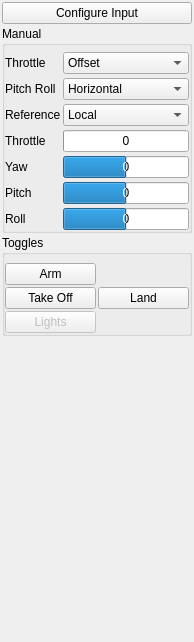
<?xml version="1.0" encoding="UTF-8"?>
<ui version="4.0">
 <class>Input_Widget</class>
 <widget class="QWidget" name="Input_Widget">
  <property name="geometry">
   <rect>
    <x>0</x>
    <y>0</y>
    <width>194</width>
    <height>642</height>
   </rect>
  </property>
  <property name="windowTitle">
   <string>Form</string>
  </property>
  <layout class="QVBoxLayout" name="verticalLayout">
   <property name="spacing">
    <number>2</number>
   </property>
   <property name="leftMargin">
    <number>2</number>
   </property>
   <property name="topMargin">
    <number>2</number>
   </property>
   <property name="rightMargin">
    <number>2</number>
   </property>
   <property name="bottomMargin">
    <number>2</number>
   </property>
   <item>
    <widget class="QPushButton" name="configure_input">
     <property name="text">
      <string>Configure Input</string>
     </property>
    </widget>
   </item>
   <item>
    <widget class="QGroupBox" name="groupBox">
     <property name="title">
      <string>Manual</string>
     </property>
     <layout class="QGridLayout" name="gridLayout">
      <property name="leftMargin">
       <number>0</number>
      </property>
      <property name="topMargin">
       <number>6</number>
      </property>
      <property name="rightMargin">
       <number>0</number>
      </property>
      <property name="bottomMargin">
       <number>0</number>
      </property>
      <property name="horizontalSpacing">
       <number>2</number>
      </property>
      <property name="verticalSpacing">
       <number>4</number>
      </property>
      <item row="5" column="0">
       <widget class="QLabel" name="yaw_label">
        <property name="text">
         <string>Yaw</string>
        </property>
       </widget>
      </item>
      <item row="1" column="0">
       <widget class="QLabel" name="label">
        <property name="text">
         <string>Throttle</string>
        </property>
       </widget>
      </item>
      <item row="1" column="1">
       <widget class="QComboBox" name="throttle_mode">
        <property name="currentText">
         <string>Offset</string>
        </property>
        <property name="currentIndex">
         <number>1</number>
        </property>
        <item>
         <property name="text">
          <string>Rate</string>
         </property>
        </item>
        <item>
         <property name="text">
          <string>Offset</string>
         </property>
        </item>
        <item>
         <property name="text">
          <string>Assisted</string>
         </property>
        </item>
       </widget>
      </item>
      <item row="6" column="0">
       <widget class="QLabel" name="pitch_label">
        <property name="text">
         <string>Pitch</string>
        </property>
       </widget>
      </item>
      <item row="4" column="0">
       <widget class="QLabel" name="throttle_label">
        <property name="text">
         <string>Throttle</string>
        </property>
       </widget>
      </item>
      <item row="7" column="0">
       <widget class="QLabel" name="roll_label">
        <property name="text">
         <string>Roll</string>
        </property>
       </widget>
      </item>
      <item row="3" column="0">
       <widget class="QLabel" name="label_2">
        <property name="text">
         <string>Reference</string>
        </property>
       </widget>
      </item>
      <item row="3" column="1">
       <widget class="QComboBox" name="reference_frame">
        <item>
         <property name="text">
          <string>Local</string>
         </property>
        </item>
        <item>
         <property name="text">
          <string>User</string>
         </property>
        </item>
       </widget>
      </item>
      <item row="4" column="1">
       <widget class="QProgressBar" name="throttle_value">
        <property name="minimum">
         <number>0</number>
        </property>
        <property name="value">
         <number>0</number>
        </property>
        <property name="orientation">
         <enum>Qt::Horizontal</enum>
        </property>
        <property name="invertedAppearance">
         <bool>false</bool>
        </property>
        <property name="format">
         <string>%v</string>
        </property>
       </widget>
      </item>
      <item row="5" column="1">
       <widget class="QProgressBar" name="yaw_value">
        <property name="minimum">
         <number>-100</number>
        </property>
        <property name="value">
         <number>0</number>
        </property>
        <property name="orientation">
         <enum>Qt::Horizontal</enum>
        </property>
        <property name="invertedAppearance">
         <bool>false</bool>
        </property>
        <property name="format">
         <string>%v</string>
        </property>
       </widget>
      </item>
      <item row="6" column="1">
       <widget class="QProgressBar" name="pitch_value">
        <property name="minimum">
         <number>-100</number>
        </property>
        <property name="value">
         <number>0</number>
        </property>
        <property name="orientation">
         <enum>Qt::Horizontal</enum>
        </property>
        <property name="invertedAppearance">
         <bool>false</bool>
        </property>
        <property name="format">
         <string>%v</string>
        </property>
       </widget>
      </item>
      <item row="7" column="1">
       <widget class="QProgressBar" name="roll_value">
        <property name="minimum">
         <number>-100</number>
        </property>
        <property name="value">
         <number>0</number>
        </property>
        <property name="orientation">
         <enum>Qt::Horizontal</enum>
        </property>
        <property name="invertedAppearance">
         <bool>false</bool>
        </property>
        <property name="format">
         <string>%v</string>
        </property>
       </widget>
      </item>
      <item row="2" column="0">
       <widget class="QLabel" name="label_3">
        <property name="text">
         <string>Pitch Roll</string>
        </property>
       </widget>
      </item>
      <item row="2" column="1">
       <widget class="QComboBox" name="pitch_roll_mode">
        <property name="currentText">
         <string>Horizontal</string>
        </property>
        <property name="currentIndex">
         <number>1</number>
        </property>
        <item>
         <property name="text">
          <string>Rate</string>
         </property>
        </item>
        <item>
         <property name="text">
          <string>Horizontal</string>
         </property>
        </item>
        <item>
         <property name="text">
          <string>Assisted</string>
         </property>
        </item>
       </widget>
      </item>
     </layout>
    </widget>
   </item>
   <item>
    <widget class="QGroupBox" name="groupBox_2">
     <property name="title">
      <string>Toggles</string>
     </property>
     <layout class="QGridLayout" name="gridLayout_2">
      <property name="leftMargin">
       <number>0</number>
      </property>
      <property name="topMargin">
       <number>8</number>
      </property>
      <property name="rightMargin">
       <number>0</number>
      </property>
      <property name="bottomMargin">
       <number>0</number>
      </property>
      <property name="spacing">
       <number>2</number>
      </property>
      <item row="0" column="0">
       <widget class="QPushButton" name="arm">
        <property name="text">
         <string>Arm</string>
        </property>
        <property name="checkable">
         <bool>false</bool>
        </property>
       </widget>
      </item>
      <item row="1" column="0">
       <widget class="QPushButton" name="take_off">
        <property name="text">
         <string>Take Off</string>
        </property>
        <property name="checkable">
         <bool>false</bool>
        </property>
       </widget>
      </item>
      <item row="1" column="1">
       <widget class="QPushButton" name="land">
        <property name="text">
         <string>Land</string>
        </property>
        <property name="checkable">
         <bool>false</bool>
        </property>
       </widget>
      </item>
      <item row="2" column="0">
       <widget class="QPushButton" name="lights">
        <property name="enabled">
         <bool>false</bool>
        </property>
        <property name="text">
         <string>Lights</string>
        </property>
        <property name="checkable">
         <bool>false</bool>
        </property>
       </widget>
      </item>
     </layout>
    </widget>
   </item>
   <item>
    <spacer name="verticalSpacer">
     <property name="orientation">
      <enum>Qt::Vertical</enum>
     </property>
     <property name="sizeHint" stdset="0">
      <size>
       <width>20</width>
       <height>40</height>
      </size>
     </property>
    </spacer>
   </item>
  </layout>
 </widget>
 <resources/>
 <connections/>
</ui>
